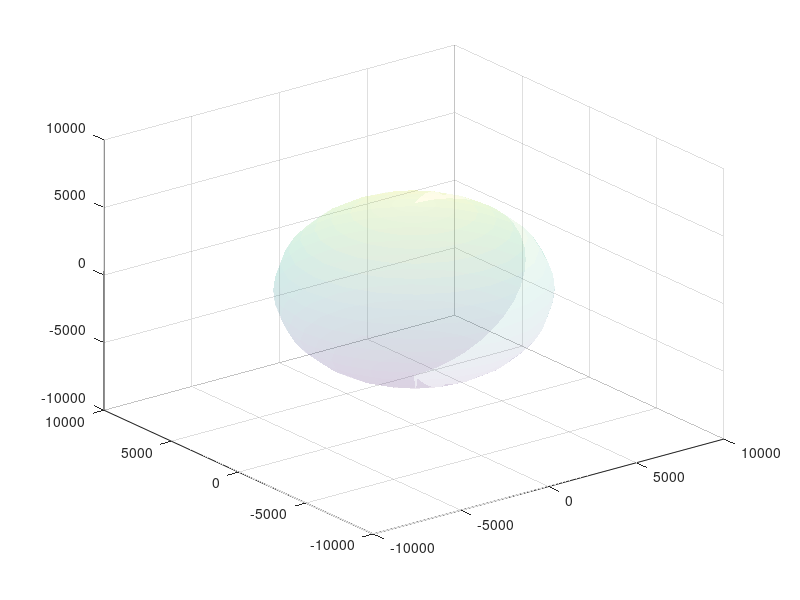

Recreate this plot in MATLAB. (Note: this script raises an error after producing the figure.)
function plotEarth()
%PLOTEARTH plots Earth 

% plotting Earth

earthR = 6371; %km
[X,Y,Z] = sphere;
X = X * earthR;
Y = Y * earthR;
Z = Z * earthR;
surf(X,Y,Z, 'DisplayName', 'Earth', 'FaceAlpha', 0.1, 'EdgeAlpha', 0.3); 
% Equatorial plane
% maxR = max(abs(R), [], 'all');
maxR = max(abs(earthR*1.5), [], 'all');
[x, y] = meshgrid(-maxR:maxR:maxR);
z = zeros(size(x,1));
surf(x,y,z, 'FaceAlpha', 0.2, 'DisplayName', 'Equatorial plane');


end

